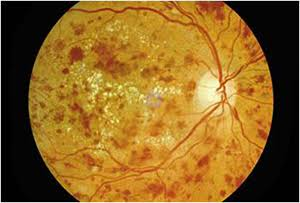
#> input picture data/real_retinal_images/confirmed_grade4_proliferative.jpg, 300 x 203 px
$ python -i io.py   (imports and definitions only)
#> lines starting #> are read from the running program, lines starting #| are printed output that depends on the picture; after the words box and inside, x2 and y2 are one past the last pixel; in counts of white or black regions, pixels touching at a corner belong together
"""Image loading and preprocessing utilities for retinal fundus images."""

from pathlib import Path
from typing import Dict, Tuple, Union, Any, Optional
import numpy as np
from PIL import Image

try:
    import cv2
except ImportError:
    cv2 = None


def is_opencv_available() -> bool:
    """Check if OpenCV (cv2) is installed and available."""
    return cv2 is not None


def load_raw_image(image_path: Union[str, Path]) -> np.ndarray:
    """Load a retinal fundus image from disk as an RGB uint8 NumPy array.

    Uses OpenCV if available, falling back to PIL.

    Args:
        image_path: Path to the image file.

    Returns:
        np.ndarray: Loaded image in RGB format with shape (H, W, 3) and dtype uint8.

    Raises:
        FileNotFoundError: If the file does not exist.
        ValueError: If image file cannot be read or decoded.
    """
    path = Path(image_path)
    if not path.is_file():
        raise FileNotFoundError(f"Image not found at: {path}")

    # Primary path: OpenCV
    if cv2 is not None:
        bgr = cv2.imread(str(path))
#> bgr is the input picture: shape (203, 300, 3); mean B, G, R 34.9, 101, 141.1
        if bgr is not None:
            return cv2.cvtColor(bgr, cv2.COLOR_BGR2RGB)

    # Fallback / PIL path
    try:
        with Image.open(path) as pil_img:
            return np.array(pil_img.convert("RGB"), dtype=np.uint8)
    except Exception as exc:
        raise ValueError(f"Cannot read/decode image: {path}") from exc


def crop_black_borders(image: np.ndarray, tol: int = 10) -> np.ndarray:
    """Crop uninformative black background borders around the retinal fundus circle.

    Replicates the border-cropping logic from the Diabetic Retinopathy classifier pipeline.

    Args:
        image: RGB image array.
        tol: Threshold intensity below which pixels are treated as black background.

    Returns:
        np.ndarray: Cropped RGB image array.
    """
#> called with tol = 10
    if image.ndim == 2:
        gray = image
    elif image.shape[2] == 3:
        if cv2 is not None:
            gray = cv2.cvtColor(image, cv2.COLOR_RGB2GRAY)
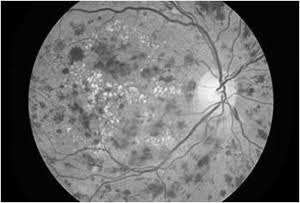
#> gray: shape (203, 300); min 0, max 255, mean 105.5
        else:
            gray = np.dot(image[..., :3], [0.2989, 0.5870, 0.1140]).astype(np.uint8)
    else:
        raise ValueError(f"Unexpected image shape: {image.shape}")

    mask = gray > tol
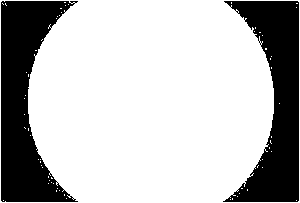
#> mask: shape (203, 300) bool; 73.3% white; 2 black regions, box (x1, y1, x2, y2) and area: (1, 1, 78, 202) 8338, (223, 1, 299, 202) 7947
    coords = np.argwhere(mask)
#> coords = 44615 pairs, first value 0 to 202, second value 0 to 299

    if coords.size > 0:
        y0, x0 = coords.min(axis=0)
#> y0 = 0; x0 = 0
        y1, x1 = coords.max(axis=0) + 1
#> y1 = 203; x1 = 300
        if (y1 - y0) > 0 and (x1 - x0) > 0:
            return image[y0:y1, x0:x1]

    return image


def preprocess_image(
    image_or_path: Union[str, Path, np.ndarray],
    target_size: Tuple[int, int] = (384, 384),
    crop_borders: bool = True,
) -> np.ndarray:
    """Preprocess a retinal fundus image matching the project's EfficientNetB3 classifier pipeline.

    1. Loads image (if path provided).
    2. Crops non-retinal black borders (optional, default True).
    3. Resizes to target_size (width, height) using INTER_AREA (OpenCV) or BOX (PIL).
    4. Casts to float32 retaining [0, 255] range for EfficientNet compatibility.

    Args:
        image_or_path: Image path or loaded RGB NumPy array.
        target_size: Target (width, height) resolution (default: (384, 384)).
        crop_borders: Whether to crop black background borders.

    Returns:
        np.ndarray: Preprocessed float32 image array of shape (target_size[1], target_size[0], 3).
    """
    if isinstance(image_or_path, (str, Path)):
        image = load_raw_image(image_or_path)
    else:
        image = image_or_path.copy()

    if crop_borders:
        image = crop_black_borders(image)

    target_w, target_h = target_size

    if cv2 is not None:
        resized = cv2.resize(image, (target_w, target_h), interpolation=cv2.INTER_AREA)
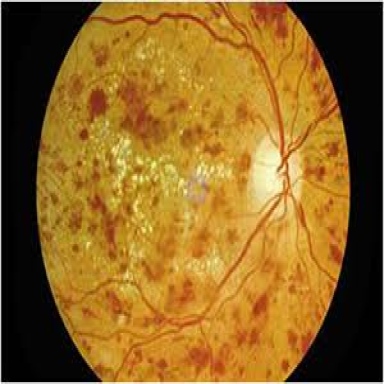
#> resized: shape (384, 384, 3); mean R, G, B 141, 101, 34.8
    else:
        pil_img = Image.fromarray(image)
        resample = getattr(Image.Resampling, "BOX", Image.BILINEAR)
        resized = np.array(pil_img.resize((target_w, target_h), resample=resample))

    return resized.astype(np.float32)
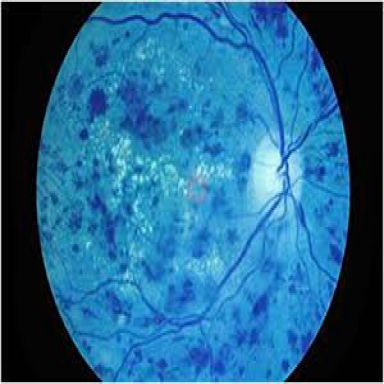
#> returned value: shape (384, 384, 3) float32; mean of channels 0, 1, 2 141, 101, 34.8; drawn as B, G, R


def get_image_metadata(image_path: Union[str, Path]) -> Dict[str, Any]:
    """Inspect and extract detailed metadata from a retinal image file.

    Args:
        image_path: Path to the image file.

    Returns:
        dict: Metadata containing dimensions, channels, dtype, file size, and intensity statistics.
    """
    path = Path(image_path)
    raw_img = load_raw_image(path)
    file_size_bytes = path.stat().st_size

    return {
        "filename": path.name,
        "path": str(path.resolve()),
        "extension": path.suffix.lower(),
        "file_size_bytes": file_size_bytes,
        "height": int(raw_img.shape[0]),
        "width": int(raw_img.shape[1]),
        "channels": int(raw_img.shape[2]) if raw_img.ndim == 3 else 1,
        "dtype": str(raw_img.dtype),
        "min_pixel": float(np.min(raw_img)),
        "max_pixel": float(np.max(raw_img)),
        "mean_pixel": float(np.mean(raw_img)),
        "std_pixel": float(np.std(raw_img)),
    }

>>> result = preprocess_image('../data/real_retinal_images/confirmed_grade4_proliferative.jpg')

$ run again, on data/real_retinal_images/aptos_eval_6959267_grade3.png
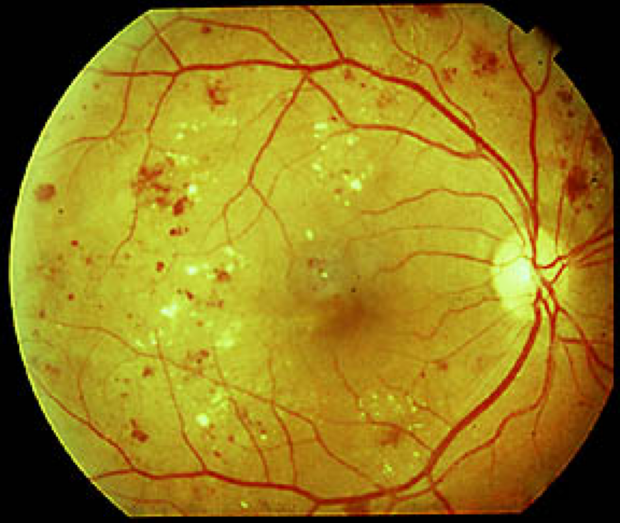
#> input picture data/real_retinal_images/aptos_eval_6959267_grade3.png, 620 x 527 px
#> in load_raw_image, bgr is the input picture: shape (527, 620, 3); mean B, G, R 30, 128.1, 151.6
#> in crop_black_borders, `mask = gray > tol`:
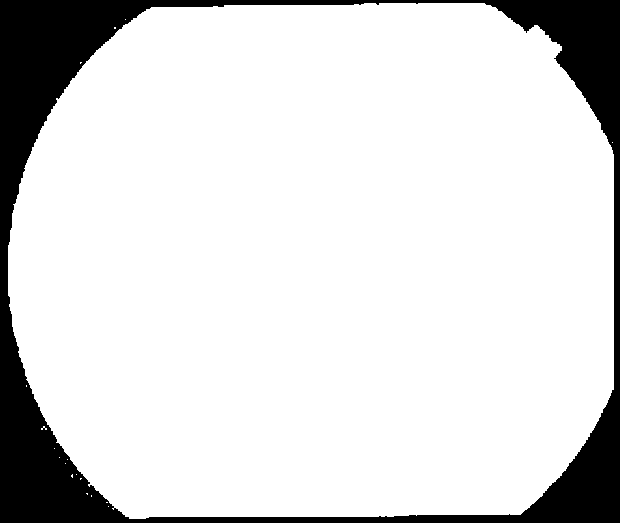
#> mask: shape (527, 620) bool; 85.9% white; 1 black region, box (x1, y1, x2, y2) and area: (0, 0, 620, 523) 46090
#> coords = 280650 pairs, first value 3 to 526, second value 0 to 619
#> y0 = 3; x0 = 0
#> y1 = 527; x1 = 620
#> in preprocess_image, `return resized.astype(np.float32)`:
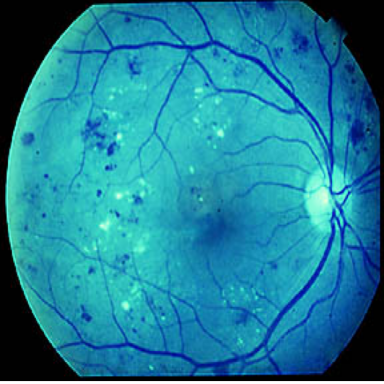
#> returned value: shape (384, 384, 3) float32; mean of channels 0, 1, 2 152.4, 128.8, 30.2; drawn as B, G, R
